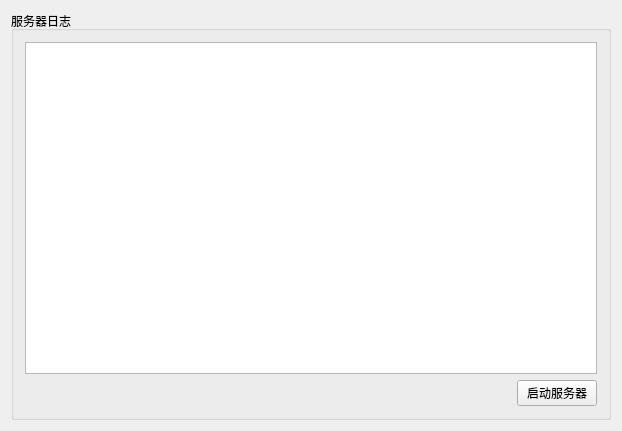
<?xml version="1.0" encoding="UTF-8"?>
<ui version="4.0">
 <class>MainWindow</class>
 <widget class="QMainWindow" name="MainWindow">
  <property name="geometry">
   <rect>
    <x>0</x>
    <y>0</y>
    <width>622</width>
    <height>431</height>
   </rect>
  </property>
  <property name="windowTitle">
   <string>服务器</string>
  </property>
  <widget class="QWidget" name="centralWidget">
   <layout class="QVBoxLayout" name="verticalLayout">
    <item>
     <widget class="QGroupBox" name="groupBox">
      <property name="title">
       <string>服务器日志</string>
      </property>
      <layout class="QGridLayout" name="gridLayout">
       <item row="0" column="0" colspan="2">
        <widget class="QPlainTextEdit" name="logEditor"/>
       </item>
       <item row="1" column="0">
        <spacer name="horizontalSpacer">
         <property name="orientation">
          <enum>Qt::Horizontal</enum>
         </property>
         <property name="sizeHint" stdset="0">
          <size>
           <width>500</width>
           <height>20</height>
          </size>
         </property>
        </spacer>
       </item>
       <item row="1" column="1">
        <widget class="QPushButton" name="startStopButton">
         <property name="text">
          <string>启动服务器</string>
         </property>
        </widget>
       </item>
      </layout>
     </widget>
    </item>
   </layout>
  </widget>
 </widget>
 <layoutdefault spacing="6" margin="11"/>
 <resources/>
 <connections/>
</ui>
